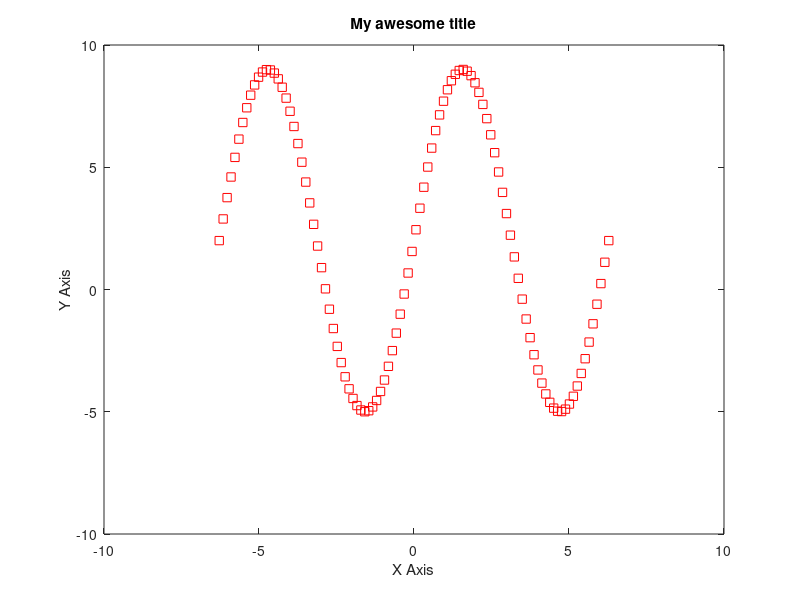

The MATLAB script that drew this image:
#!/usr/bin/octave
#Made by Jazy Llerena

x = linspace(-2*pi, 2*pi, 100);
y = 2+7*sin(x);
plot(x,y,'rs');
xlabel('X Axis');
ylabel('Y Axis');
title('My awesome title');

